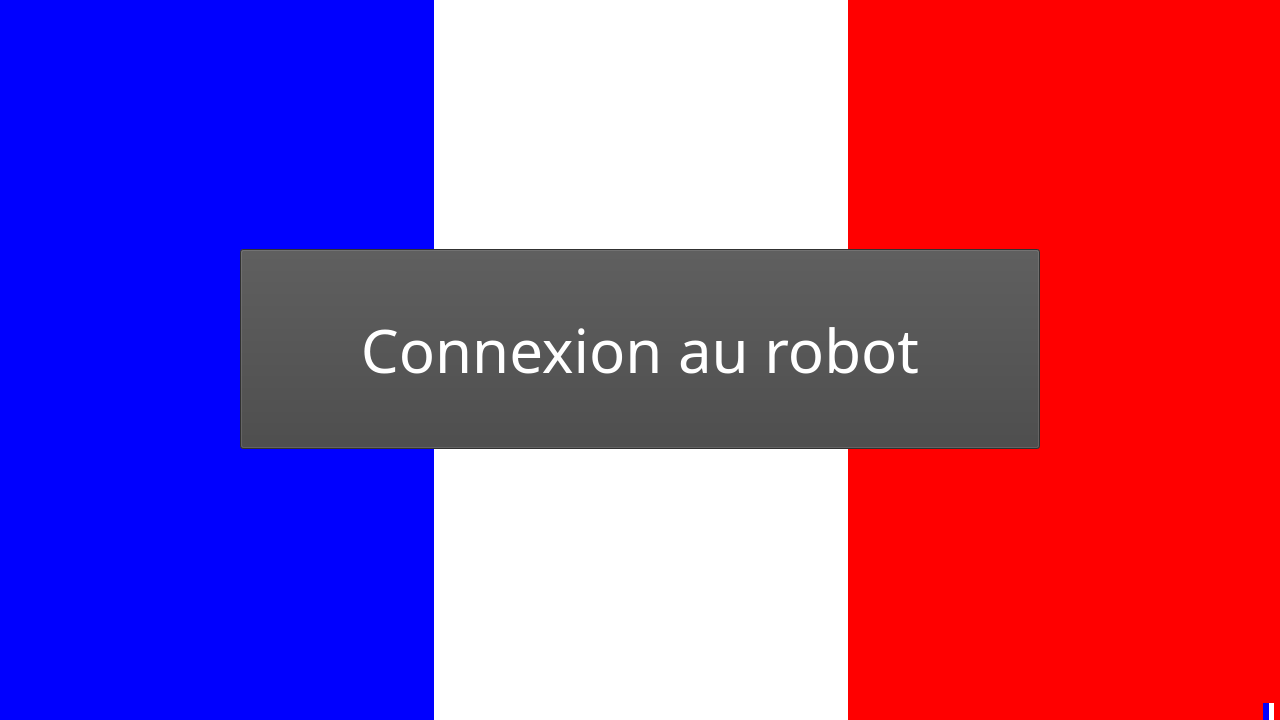
<?xml version="1.0" encoding="UTF-8"?>
<ui version="4.0">
 <class>MainWindow</class>
 <widget class="QMainWindow" name="MainWindow">
  <property name="geometry">
   <rect>
    <x>0</x>
    <y>0</y>
    <width>1280</width>
    <height>720</height>
   </rect>
  </property>
  <property name="minimumSize">
   <size>
    <width>800</width>
    <height>600</height>
   </size>
  </property>
  <property name="windowTitle">
   <string>MainWindow</string>
  </property>
  <property name="styleSheet">
   <string notr="true">background-color: qlineargradient(spread:pad, x1:0, y1:0, x1:1, y1:0, stop:0 rgba(255, 0, 0, 255), stop:0.339795 rgba(255, 0, 0, 255), stop:0.339799 rgba(255, 255, 255, 255), stop:0.662444 rgba(255, 255, 255, 255), stop:0.662469 rgba(0, 0, 255, 255), stop:1 rgba(0, 0, 255, 255));</string>
  </property>
  <widget class="QWidget" name="centralwidget">
   <property name="minimumSize">
    <size>
     <width>800</width>
     <height>578</height>
    </size>
   </property>
   <layout class="QVBoxLayout" name="verticalLayout">
    <item>
     <layout class="QGridLayout" name="gridLayout">
      <item row="0" column="1">
       <spacer name="verticalSpacer">
        <property name="orientation">
         <enum>Qt::Vertical</enum>
        </property>
        <property name="sizeHint" stdset="0">
         <size>
          <width>20</width>
          <height>40</height>
         </size>
        </property>
       </spacer>
      </item>
      <item row="1" column="1">
       <widget class="QPushButton" name="Connection">
        <property name="minimumSize">
         <size>
          <width>800</width>
          <height>200</height>
         </size>
        </property>
        <property name="font">
         <font>
          <family>Impact</family>
          <pointsize>45</pointsize>
         </font>
        </property>
        <property name="styleSheet">
         <string notr="true">color: rgb(255,255,255);
background-color: rgb(68, 68, 68);</string>
        </property>
        <property name="text">
         <string>Connexion au robot</string>
        </property>
       </widget>
      </item>
      <item row="1" column="0">
       <spacer name="horizontalSpacer">
        <property name="orientation">
         <enum>Qt::Horizontal</enum>
        </property>
        <property name="sizeHint" stdset="0">
         <size>
          <width>40</width>
          <height>20</height>
         </size>
        </property>
       </spacer>
      </item>
      <item row="1" column="2">
       <spacer name="horizontalSpacer_2">
        <property name="orientation">
         <enum>Qt::Horizontal</enum>
        </property>
        <property name="sizeHint" stdset="0">
         <size>
          <width>40</width>
          <height>20</height>
         </size>
        </property>
       </spacer>
      </item>
      <item row="2" column="1">
       <spacer name="verticalSpacer_2">
        <property name="orientation">
         <enum>Qt::Vertical</enum>
        </property>
        <property name="sizeHint" stdset="0">
         <size>
          <width>20</width>
          <height>40</height>
         </size>
        </property>
       </spacer>
      </item>
     </layout>
    </item>
   </layout>
  </widget>
  <widget class="QStatusBar" name="statusbar"/>
 </widget>
 <resources/>
 <connections/>
</ui>
